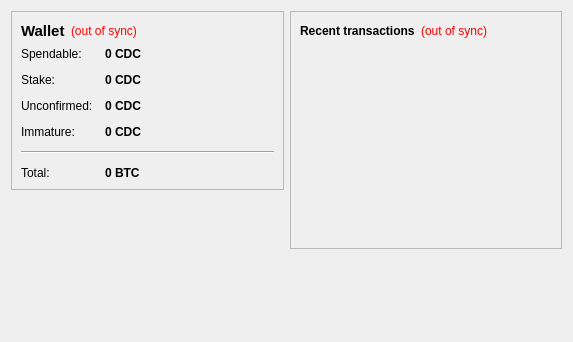
<?xml version="1.0" encoding="UTF-8"?>
<ui version="4.0">
 <class>OverviewPage</class>
 <widget class="QWidget" name="OverviewPage">
  <property name="geometry">
   <rect>
    <x>0</x>
    <y>0</y>
    <width>573</width>
    <height>342</height>
   </rect>
  </property>
  <property name="windowTitle">
   <string>Form</string>
  </property>
  <layout class="QHBoxLayout" name="horizontalLayout" stretch="1,1">
   <item>
    <layout class="QVBoxLayout" name="verticalLayout_2">
     <item>
      <widget class="QFrame" name="frame">
       <property name="frameShape">
        <enum>QFrame::StyledPanel</enum>
       </property>
       <property name="frameShadow">
        <enum>QFrame::Raised</enum>
       </property>
       <layout class="QVBoxLayout" name="verticalLayout_4">
        <item>
         <layout class="QHBoxLayout" name="horizontalLayout_4">
          <item>
           <widget class="QLabel" name="label_5">
            <property name="font">
             <font>
              <pointsize>11</pointsize>
              <weight>75</weight>
              <bold>true</bold>
             </font>
            </property>
            <property name="text">
             <string>Wallet</string>
            </property>
           </widget>
          </item>
          <item>
           <widget class="QLabel" name="labelWalletStatus">
            <property name="toolTip">
             <string>The displayed information may be out of date. Your wallet automatically synchronizes with the COINSDADDY network after a connection is established, but this process has not completed yet.</string>
            </property>
            <property name="styleSheet">
             <string notr="true">QLabel { color: red; }</string>
            </property>
            <property name="text">
             <string notr="true">(out of sync)</string>
            </property>
            <property name="alignment">
             <set>Qt::AlignLeading|Qt::AlignLeft|Qt::AlignVCenter</set>
            </property>
           </widget>
          </item>
          <item>
           <spacer name="horizontalSpacer_2">
            <property name="orientation">
             <enum>Qt::Horizontal</enum>
            </property>
            <property name="sizeHint" stdset="0">
             <size>
              <width>40</width>
              <height>20</height>
             </size>
            </property>
           </spacer>
          </item>
         </layout>
        </item>
        <item>
         <layout class="QFormLayout" name="formLayout_2">
          <property name="fieldGrowthPolicy">
           <enum>QFormLayout::AllNonFixedFieldsGrow</enum>
          </property>
          <property name="horizontalSpacing">
           <number>12</number>
          </property>
          <property name="verticalSpacing">
           <number>12</number>
          </property>
          <item row="0" column="0">
           <widget class="QLabel" name="label">
            <property name="text">
             <string>Spendable:</string>
            </property>
           </widget>
          </item>
          <item row="0" column="1">
           <widget class="QLabel" name="labelBalance">
            <property name="font">
             <font>
              <weight>75</weight>
              <bold>true</bold>
             </font>
            </property>
            <property name="cursor">
             <cursorShape>IBeamCursor</cursorShape>
            </property>
            <property name="toolTip">
             <string>Your current spendable balance</string>
            </property>
            <property name="text">
             <string notr="true">0 CDC</string>
            </property>
            <property name="textInteractionFlags">
             <set>Qt::LinksAccessibleByMouse|Qt::TextSelectableByKeyboard|Qt::TextSelectableByMouse</set>
            </property>
           </widget>
          </item>
          <item row="1" column="0">
           <widget class="QLabel" name="label_6">
            <property name="text">
             <string>Stake:</string>
            </property>
           </widget>
          </item>
          <item row="1" column="1">
           <widget class="QLabel" name="labelStake">
            <property name="font">
             <font>
              <weight>75</weight>
              <bold>true</bold>
             </font>
            </property>
            <property name="cursor">
             <cursorShape>IBeamCursor</cursorShape>
            </property>
            <property name="toolTip">
             <string>Total of coins that was staked, and do not yet count toward the current balance</string>
            </property>
            <property name="text">
             <string notr="true">0 CDC</string>
            </property>
            <property name="textInteractionFlags">
             <set>Qt::LinksAccessibleByMouse|Qt::TextSelectableByKeyboard|Qt::TextSelectableByMouse</set>
            </property>
           </widget>
          </item>
          <item row="2" column="0">
           <widget class="QLabel" name="label_3">
            <property name="text">
             <string>Unconfirmed:</string>
            </property>
           </widget>
          </item>
          <item row="2" column="1">
           <widget class="QLabel" name="labelUnconfirmed">
            <property name="font">
             <font>
              <weight>75</weight>
              <bold>true</bold>
             </font>
            </property>
            <property name="cursor">
             <cursorShape>IBeamCursor</cursorShape>
            </property>
            <property name="toolTip">
             <string>Total of transactions that have yet to be confirmed, and do not yet count toward the current balance</string>
            </property>
            <property name="text">
             <string notr="true">0 CDC</string>
            </property>
            <property name="textInteractionFlags">
             <set>Qt::LinksAccessibleByMouse|Qt::TextSelectableByKeyboard|Qt::TextSelectableByMouse</set>
            </property>
           </widget>
          </item>
          <item row="3" column="0">
           <widget class="QLabel" name="labelImmatureText">
            <property name="text">
             <string>Immature:</string>
            </property>
           </widget>
          </item>
          <item row="3" column="1">
           <widget class="QLabel" name="labelImmature">
            <property name="font">
             <font>
              <weight>75</weight>
              <bold>true</bold>
             </font>
            </property>
            <property name="toolTip">
             <string>Mined balance that has not yet matured</string>
            </property>
            <property name="text">
             <string notr="true">0 CDC</string>
            </property>
            <property name="textInteractionFlags">
             <set>Qt::LinksAccessibleByMouse|Qt::TextSelectableByKeyboard|Qt::TextSelectableByMouse</set>
            </property>
           </widget>
          </item>
          <item row="4" column="0" colspan="2">
           <widget class="Line" name="line">
            <property name="orientation">
             <enum>Qt::Horizontal</enum>
            </property>
           </widget>
          </item>
          <item row="5" column="0">
           <widget class="QLabel" name="labelTotalText">
            <property name="text">
             <string>Total:</string>
            </property>
           </widget>
          </item>
          <item row="5" column="1">
           <widget class="QLabel" name="labelTotal">
            <property name="font">
             <font>
              <weight>75</weight>
              <bold>true</bold>
             </font>
            </property>
            <property name="cursor">
             <cursorShape>IBeamCursor</cursorShape>
            </property>
            <property name="toolTip">
             <string>Your current total balance</string>
            </property>
            <property name="text">
             <string notr="true">0 BTC</string>
            </property>
            <property name="textInteractionFlags">
             <set>Qt::LinksAccessibleByMouse|Qt::TextSelectableByKeyboard|Qt::TextSelectableByMouse</set>
            </property>
           </widget>
          </item>
         </layout>
        </item>
       </layout>
      </widget>
     </item>
     <item>
      <spacer name="verticalSpacer">
       <property name="orientation">
        <enum>Qt::Vertical</enum>
       </property>
       <property name="sizeHint" stdset="0">
        <size>
         <width>20</width>
         <height>40</height>
        </size>
       </property>
      </spacer>
     </item>
    </layout>
   </item>
   <item>
    <layout class="QVBoxLayout" name="verticalLayout_3">
     <item>
      <widget class="QFrame" name="frame_2">
       <property name="frameShape">
        <enum>QFrame::StyledPanel</enum>
       </property>
       <property name="frameShadow">
        <enum>QFrame::Raised</enum>
       </property>
       <layout class="QVBoxLayout" name="verticalLayout">
        <item>
         <layout class="QHBoxLayout" name="horizontalLayout_2">
          <item>
           <widget class="QLabel" name="label_4">
            <property name="text">
             <string>&lt;b&gt;Recent transactions&lt;/b&gt;</string>
            </property>
           </widget>
          </item>
          <item>
           <widget class="QLabel" name="labelTransactionsStatus">
            <property name="toolTip">
             <string>The displayed information may be out of date. Your wallet automatically synchronizes with the COINSDADDY network after a connection is established, but this process has not completed yet.</string>
            </property>
            <property name="styleSheet">
             <string notr="true">QLabel { color: red; }</string>
            </property>
            <property name="text">
             <string notr="true">(out of sync)</string>
            </property>
            <property name="alignment">
             <set>Qt::AlignRight|Qt::AlignTrailing|Qt::AlignVCenter</set>
            </property>
           </widget>
          </item>
          <item>
           <spacer name="horizontalSpacer">
            <property name="orientation">
             <enum>Qt::Horizontal</enum>
            </property>
            <property name="sizeHint" stdset="0">
             <size>
              <width>40</width>
              <height>20</height>
             </size>
            </property>
           </spacer>
          </item>
         </layout>
        </item>
        <item>
         <widget class="QListView" name="listTransactions">
          <property name="styleSheet">
           <string notr="true">QListView { background: transparent; }</string>
          </property>
          <property name="frameShape">
           <enum>QFrame::NoFrame</enum>
          </property>
          <property name="verticalScrollBarPolicy">
           <enum>Qt::ScrollBarAlwaysOff</enum>
          </property>
          <property name="horizontalScrollBarPolicy">
           <enum>Qt::ScrollBarAlwaysOff</enum>
          </property>
          <property name="selectionMode">
           <enum>QAbstractItemView::NoSelection</enum>
          </property>
         </widget>
        </item>
       </layout>
      </widget>
     </item>
     <item>
      <spacer name="verticalSpacer_2">
       <property name="orientation">
        <enum>Qt::Vertical</enum>
       </property>
       <property name="sizeHint" stdset="0">
        <size>
         <width>20</width>
         <height>40</height>
        </size>
       </property>
      </spacer>
     </item>
    </layout>
   </item>
  </layout>
 </widget>
 <resources/>
 <connections/>
</ui>
